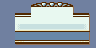

This is a level from a 2D game, rendered from its Tiled map with the project's own tilesets. A one-line summary and the complete map file follow:
An orthogonal 12x6 tile map with 8x8 px tiles, 1 tile layer (Tile Layer 1).

<map version="1.4" tiledversion="2020.12.18" orientation="orthogonal" renderorder="right-down" width="12" height="6" tilewidth="8" tileheight="8" infinite="0" nextlayerid="2" nextobjectid="1">
 <tileset firstgid="1" name="mapBattleTiles" tilewidth="8" tileheight="8" tilecount="32" columns="32">
  <image source="mapBattleTiles.png" trans="ff0000" width="256" height="8" />
 </tileset>
 <layer id="1" name="Tile Layer 1" width="12" height="6">
  <data encoding="csv">
1,1,1,2,5,6,6,6,2147483653,4,1,1,
1,2,3,16,14,14,14,14,14,18,3,4,
1,11,12,2147483661,14,14,14,14,14,13,12,15,
1,20,22,23,23,23,23,23,23,23,2147483670,24,
1,28,30,30,30,30,30,30,30,30,30,31,
1,7,8,9,9,9,9,9,9,9,2147483656,10
</data>
 </layer>
</map>